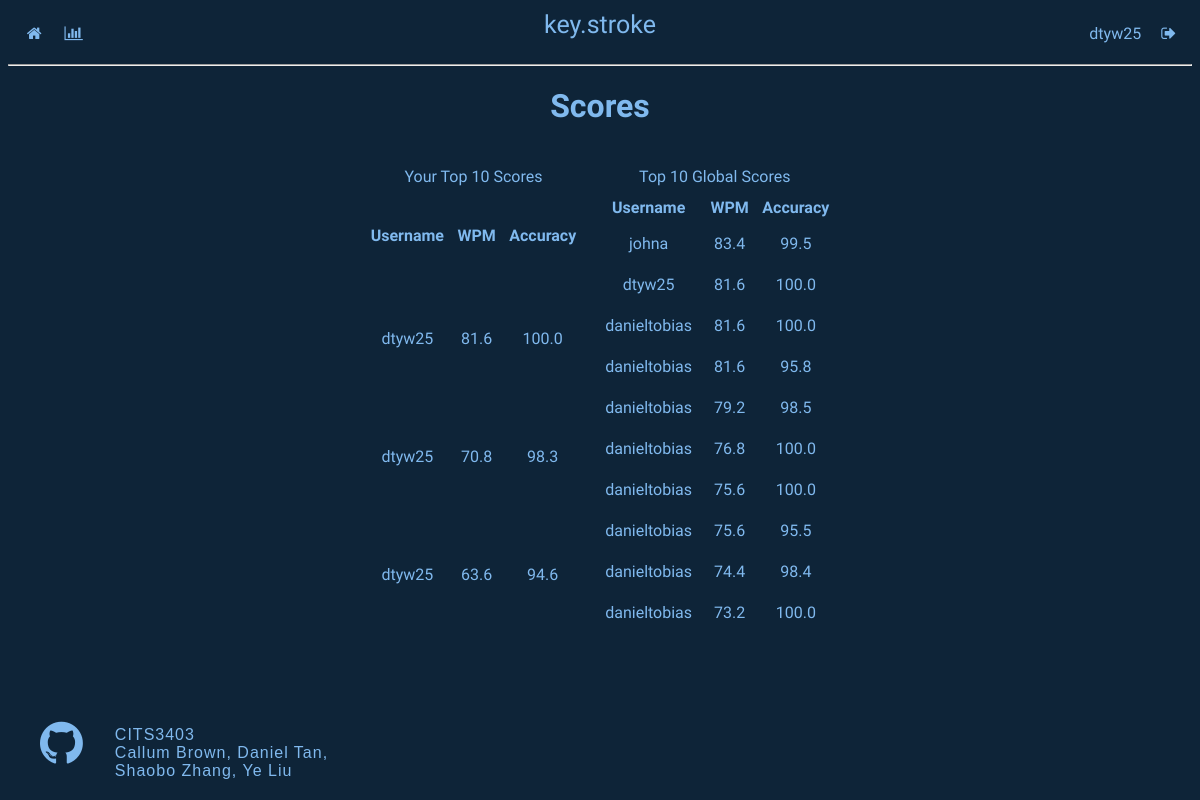
Screenshot of /scores (signed in) with the database file from the repository.
### app/models.py (models this page shows, shortened)
class User(UserMixin, db.Model):
    id = db.Column(db.Integer, primary_key=True)
    username = db.Column(db.String(64), index=True, unique=True)
    email = db.Column(db.String(128), index=True, unique=True)
    password_hash = db.Column(db.String(128))
    scores = db.relationship('Score', backref='author', lazy='dynamic')

class Score(db.Model):
    id = db.Column(db.Integer, primary_key=True)
    username = db.Column(db.String(64))
    score = db.Column(db.Float, index=True, nullable=True) #WPM
    accuracy = db.Column(db.Float, index=True, nullable=True) #accuracy
    user_id = db.Column(db.Integer, db.ForeignKey('user.id'))

### app/routes.py (the view)
@app.route('/scores', methods=['GET','POST'])
@login_required
def scores():
    if current_user.is_authenticated:
        user_username = current_user.username
        user_iden = current_user.id
        top10Score = Score.query.filter_by(user_id=user_iden).order_by(Score.score.desc()).limit(10).all()
        globaltop10 = Score.query.order_by(Score.score.desc()).limit(10).all()
    return render_template('scores.html', username = user_username, user_id=user_iden, myScore=top10Score, globaltop10=globaltop10)

### app/models.py (called while the page is built)
@login.user_loader
def load_user(user_id):
    return User.query.get(int(user_id))

### app/templates/scores.html (shortened to what this page needs)
{% extends "base.html" %}
{% block head %}
<link rel= "stylesheet" type= "text/css" href="{{ url_for('static',filename='stylesheets/base.css') }}">
<link rel= "stylesheet" type= "text/css" href="{{ url_for('static',filename='stylesheets/scores.css') }}">
{% endblock %}
{% block content %}
    <body>
        <h1>Scores</h1>
        <div class='container'>
            <table id='records'>
                <caption>Your Top 10 Scores</caption>
                <tr>
                    <th>Username</th>
                    <th>WPM</th>
                    <th>Accuracy</th>
                </tr>
            {% for score in myScore %}
                <tr>
                    <td>{{ score.username }}</td>
                    <td>{{ score.score  }}</td>
                    <td>{{ score.accuracy }}</td>
                </tr>
            {% endfor %}
            </table>
            <table id='global'>
                    <caption>Top 10 Global Scores</caption>
                    <tr>
                        <th>Username</th>
                        <th>WPM</th>
                        <th>Accuracy</th>
                    </tr>
                {% for score in globaltop10 %}
                    <tr>
                        <td>{{ score.username }}</td>
                        <td>{{ score.score  }}</td>
                        <td>{{ score.accuracy }}</td>
                    </tr>
                {% endfor %}
                </table>
        </div>
    </body>
{% endblock %}

### app/templates/base.html (shortened to what this page needs)
<!DOCTYPE html>
<html lang="en">
<head>
    <link rel="stylesheet" href="https://cdnjs.cloudflare.com/ajax/libs/font-awesome/4.7.0/css/font-awesome.min.css">
    {% block head %} {% endblock %}
</head>
<body>
    <div class="topnav">
        <div class='topnav-left'>
            <a href="{{ url_for('home') }}"><i class="fa fa-fw fa-home"></i></a>
            <a href="{{ url_for('scores') }}"><i class="fa fa-bar-chart"></i></a>
        </div>
        <div class='logo'><span><a href="{{ url_for('home') }}">key.stroke</a></span></div>
        <div class='topnav-right' style="margin-left: auto; order: 2">
            {% if current_user.is_anonymous %}
                <a href="{{ url_for('register') }}"><i class="fa fa-fw fa-user"></i></a>
                <a href="{{ url_for('login') }}"><i class="fa fa-sign-in"></i></a>
            {% else %}
                <a href="{{ url_for('user', username=current_user.username) }}">{{current_user.username}}</a>
                <a href="{{ url_for('logout') }}"><i class="fa fa-sign-out"></i></a>
            {% endif %}
        </div>
    </div>
    <hr>
    {% block content %} {% endblock %}
    <div class="credits" style="position: absolute; bottom: 0; width: 30%">
        <a href="https://github.com/danieltobiastan/reimagined-octo-parakeet"><i class="fa fa-github" style="float: left; font-size: 50px; padding: 2rem"></i></a>
        <p style="text-align: left; margin-top: 40px; font-family: 'Gill Sans', 'Gill Sans MT', Calibri, 'Trebuchet MS', sans-serif; letter-spacing: 1px">CITS3403<br>Callum Brown, Daniel Tan, Shaobo Zhang, Ye Liu</p>
    </div>
</body>
</html>

### app/static/stylesheets/base.css (style rules this page uses)
.topnav { height: 1em; background-color: rgb(14, 36, 56); padding: 1em; font-family: 'Anonymous Pro', monospace; word-spacing: 1em; display: flex; }
.logo { margin: auto; position: absolute; left: 50%; margin-right: -50%; transform: translate(-50%, -50%); font-size: 25px }
a, a:hover { color: rgb(128, 185, 238); text-decoration: none }
body { background-color: rgb(14, 36, 56); color: white; font-family: 'Anonymous Pro', monospace; }

### app/static/stylesheets/scores.css (style rules this page uses)
body { background-color: rgb(14, 36, 56); color: rgb(128, 185, 238); font-family: 'Anonymous Pro', monospace; text-align: center }
table, th, td { padding: 5px; }
td { padding: 10px; }
#global, #records { float: left; }
.container { padding: 20px; display: flex; justify-content: center; }

### rows the page displays
User: username "dtyw25"
Score: username "dtyw25", score "81.6", accuracy "100.0"
Score: username "dtyw25", score "70.8", accuracy "98.3"
Score: username "dtyw25", score "63.6", accuracy "94.6"
Score: username "johna", score "83.4", accuracy "99.5"
Score: username "danieltobias", score "81.6", accuracy "100.0"
Score: username "danieltobias", score "81.6", accuracy "95.8"
Score: username "danieltobias", score "79.2", accuracy "98.5"
Score: username "danieltobias", score "76.8", accuracy "100.0"
Score: username "danieltobias", score "75.6", accuracy "100.0"
Score: username "danieltobias", score "75.6", accuracy "95.5"
Score: username "danieltobias", score "74.4", accuracy "98.4"
Score: username "danieltobias", score "73.2", accuracy "100.0"
